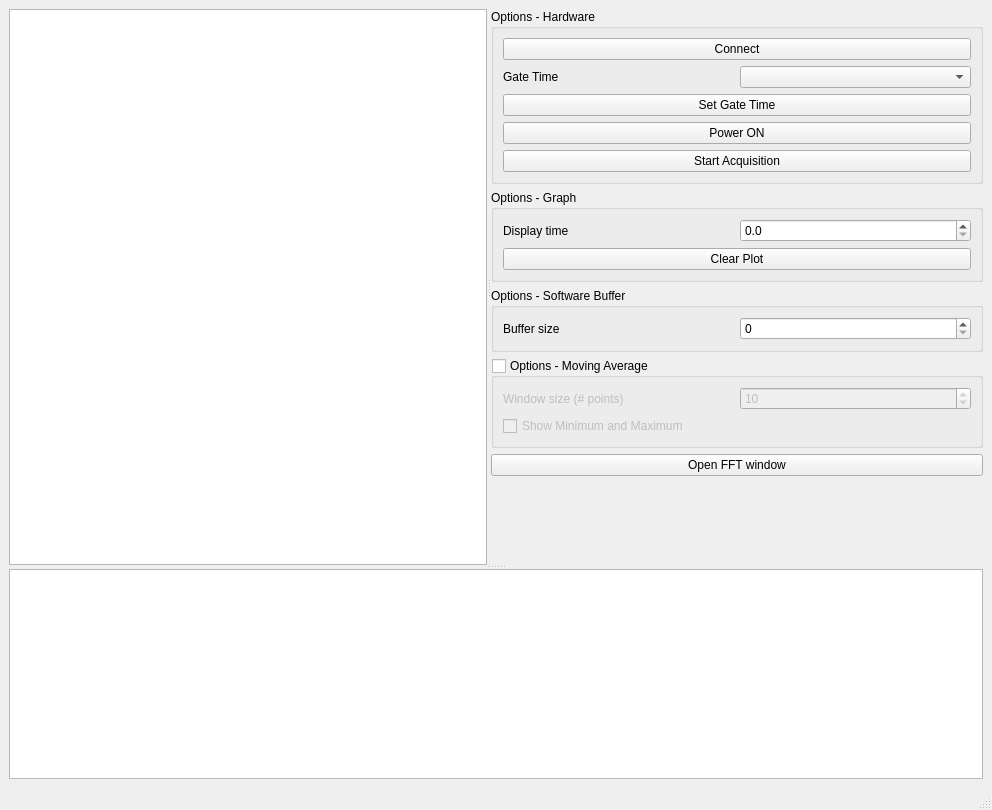
<?xml version="1.0" encoding="UTF-8"?>
<ui version="4.0">
 <class>MainWindow</class>
 <widget class="QMainWindow" name="MainWindow">
  <property name="geometry">
   <rect>
    <x>0</x>
    <y>0</y>
    <width>992</width>
    <height>810</height>
   </rect>
  </property>
  <property name="windowTitle">
   <string>BaLi Photon Counter</string>
  </property>
  <widget class="QWidget" name="centralwidget">
   <layout class="QHBoxLayout" name="horizontalLayout_2">
    <item>
     <widget class="QSplitter" name="splitter_vert">
      <property name="orientation">
       <enum>Qt::Vertical</enum>
      </property>
      <widget class="QSplitter" name="splitter_horiz">
       <property name="orientation">
        <enum>Qt::Horizontal</enum>
       </property>
       <widget class="ScrollPlot" name="scroll_plot"/>
       <widget class="QWidget" name="layoutWidget">
        <layout class="QVBoxLayout" name="verticalLayout_2">
         <item>
          <widget class="QGroupBox" name="groupBox">
           <property name="title">
            <string>Options - Hardware</string>
           </property>
           <layout class="QVBoxLayout" name="verticalLayout">
            <item>
             <widget class="QPushButton" name="param_connect">
              <property name="text">
               <string>Connect</string>
              </property>
             </widget>
            </item>
            <item>
             <layout class="QHBoxLayout" name="horizontalLayout">
              <item>
               <widget class="QLabel" name="label">
                <property name="text">
                 <string>Gate Time</string>
                </property>
               </widget>
              </item>
              <item>
               <widget class="QComboBox" name="param_gate_time"/>
              </item>
             </layout>
            </item>
            <item>
             <widget class="QPushButton" name="param_set_gatetime">
              <property name="text">
               <string>Set Gate Time</string>
              </property>
             </widget>
            </item>
            <item>
             <widget class="QPushButton" name="param_toggle_power">
              <property name="text">
               <string>Power ON</string>
              </property>
             </widget>
            </item>
            <item>
             <widget class="QPushButton" name="param_toggle_acquisition">
              <property name="text">
               <string>Start Acquisition</string>
              </property>
             </widget>
            </item>
           </layout>
          </widget>
         </item>
         <item>
          <widget class="QGroupBox" name="groupBox_2">
           <property name="title">
            <string>Options - Graph</string>
           </property>
           <layout class="QVBoxLayout" name="verticalLayout_3">
            <item>
             <layout class="QHBoxLayout" name="horizontalLayout_4">
              <item>
               <widget class="QLabel" name="label_3">
                <property name="text">
                 <string>Display time</string>
                </property>
               </widget>
              </item>
              <item>
               <widget class="QDoubleSpinBox" name="display_time_box">
                <property name="showGroupSeparator" stdset="0">
                 <bool>false</bool>
                </property>
                <property name="decimals">
                 <number>1</number>
                </property>
                <property name="maximum">
                 <double>3600.000000000000000</double>
                </property>
               </widget>
              </item>
             </layout>
            </item>
            <item>
             <widget class="QPushButton" name="clearplot_bttn">
              <property name="text">
               <string>Clear Plot</string>
              </property>
             </widget>
            </item>
           </layout>
          </widget>
         </item>
         <item>
          <widget class="QGroupBox" name="groupBox_3">
           <property name="title">
            <string>Options - Software Buffer</string>
           </property>
           <layout class="QHBoxLayout" name="horizontalLayout_3">
            <item>
             <widget class="QLabel" name="label_2">
              <property name="text">
               <string>Buffer size</string>
              </property>
             </widget>
            </item>
            <item>
             <widget class="QSpinBox" name="buffer_size_box">
              <property name="maximum">
               <number>1000000</number>
              </property>
             </widget>
            </item>
           </layout>
          </widget>
         </item>
         <item>
          <widget class="QGroupBox" name="mvavg_checkbox">
           <property name="title">
            <string>Options - Moving Average</string>
           </property>
           <property name="checkable">
            <bool>true</bool>
           </property>
           <property name="checked">
            <bool>false</bool>
           </property>
           <layout class="QGridLayout" name="gridLayout">
            <item row="0" column="1">
             <widget class="QSpinBox" name="mvavg_spinbox">
              <property name="minimum">
               <number>1</number>
              </property>
              <property name="maximum">
               <number>100</number>
              </property>
              <property name="value">
               <number>10</number>
              </property>
             </widget>
            </item>
            <item row="0" column="0">
             <widget class="QLabel" name="label_4">
              <property name="text">
               <string>Window size (# points)</string>
              </property>
             </widget>
            </item>
            <item row="1" column="0">
             <widget class="QCheckBox" name="mvavg_minmax_checkbox">
              <property name="text">
               <string>Show Minimum and Maximum</string>
              </property>
             </widget>
            </item>
           </layout>
          </widget>
         </item>
         <item>
          <widget class="QPushButton" name="fft_push_bttn">
           <property name="text">
            <string>Open FFT window</string>
           </property>
          </widget>
         </item>
         <item>
          <spacer name="verticalSpacer">
           <property name="orientation">
            <enum>Qt::Vertical</enum>
           </property>
           <property name="sizeHint" stdset="0">
            <size>
             <width>20</width>
             <height>40</height>
            </size>
           </property>
          </spacer>
         </item>
        </layout>
       </widget>
      </widget>
      <widget class="QDbgConsole" name="dbg_console"/>
     </widget>
    </item>
   </layout>
  </widget>
  <widget class="QStatusBar" name="statusbar"/>
 </widget>
 <customwidgets>
  <customwidget>
   <class>QDbgConsole</class>
   <extends>QTextEdit</extends>
   <header>.qdbgconsole</header>
  </customwidget>
  <customwidget>
   <class>ScrollPlot</class>
   <extends>QGraphicsView</extends>
   <header>.scrollplot</header>
   <container>1</container>
  </customwidget>
 </customwidgets>
 <resources/>
 <connections/>
</ui>
